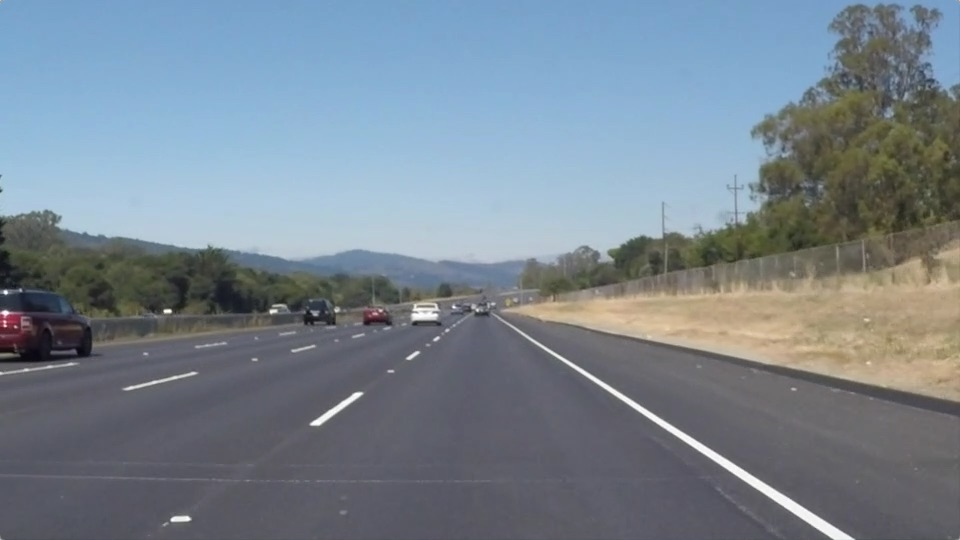
#> input picture test_images/solidWhiteRight.jpg, 960 x 540 px
$ jupyter execute --allow-errors P1.ipynb   (shell and % lines are left out)
#> lines starting #> are read from the running program, lines starting #| are printed output that depends on the picture; after the words box and inside, x2 and y2 are one past the last pixel; in counts of white or black regions, pixels touching at a corner belong together
# Self-Driving Car Engineer Nanodegree

## Project: **Finding Lane Lines on the Road**
***
In this project, you will use the tools you learned about in the lesson to identify lane lines on the road.  You can develop your pipeline on a series of individual images, and later apply the result to a video stream (really just a series of images). Check out the video clip "raw-lines-example.mp4" (also contained in this repository) to see what the output should look like after using the helper functions below.

Once you have a result that looks roughly like "raw-lines-example.mp4", you'll need to get creative and try to average and/or extrapolate the line segments you've detected to map out the full extent of the lane lines.  You can see an example of the result you're going for in the video "P1_example.mp4".  Ultimately, you would like to draw just one line for the left side of the lane, and one for the right.

In addition to implementing code, there is a brief writeup to complete. The writeup should be completed in a separate file, which can be either a markdown file or a pdf document. There is a [write up template](https://github.com/udacity/CarND-LaneLines-P1/blob/master/writeup_template.md) that can be used to guide the writing process. Completing both the code in the Ipython notebook and the writeup template will cover all of the [rubric points](https://review.udacity.com/#!/rubrics/322/view) for this project.

---
Let's have a look at our first image called 'test_images/solidWhiteRight.jpg'.  Run the 2 cells below (hit Shift-Enter or the "play" button above) to display the image.

**Note: If, at any point, you encounter frozen display windows or other confounding issues, you can always start again with a clean slate by going to the "Kernel" menu above and selecting "Restart & Clear Output".**

---

**The tools you have are color selection, region of interest selection, grayscaling, Gaussian smoothing, Canny Edge Detection and Hough Tranform line detection.  You  are also free to explore and try other techniques that were not presented in the lesson.  Your goal is piece together a pipeline to detect the line segments in the image, then average/extrapolate them and draw them onto the image for display (as below).  Once you have a working pipeline, try it out on the video stream below.**

---

<figure>

 <figcaption>
 <p></p>
 <p style="text-align: center;"> Your output should look something like this (above) after detecting line segments using the helper functions below </p>
 </figcaption>
</figure>
 <p></p>
<figure>

 <figcaption>
 <p></p>
 <p style="text-align: center;"> Your goal is to connect/average/extrapolate line segments to get output like this</p>
 </figcaption>
</figure>

**Run the cell below to import some packages.  If you get an `import error` for a package you've already installed, try changing your kernel (select the Kernel menu above --> Change Kernel).  Still have problems?  Try relaunching Jupyter Notebook from the terminal prompt.  Also, see [this forum post](https://carnd-forums.udacity.com/cq/viewquestion.action?spaceKey=CAR&id=29496372&questionTitle=finding-lanes---import-cv2-fails-even-though-python-in-the-terminal-window-has-no-problem-with-import-cv2) for more troubleshooting tips.**

## Import Packages

[cell 1]
#importing some useful packages
import matplotlib.pyplot as plt
import matplotlib.image as mpimg
import numpy as np
import cv2

## Read in an Image

[cell 2]
#reading in an image
image = mpimg.imread('test_images/solidWhiteRight.jpg')
#> image is the input picture: shape (540, 960, 3); mean R, G, B 120.3, 132.6, 143.7

#printing out some stats and plotting
print('This image is:', type(image), 'with dimensions:', image.shape)
#| This image is: <class 'numpy.ndarray'> with dimensions: (540, 960, 3)
plt.imshow(image)  # if you wanted to show a single color channel image called 'gray', for example, call as plt.imshow(gray, cmap='gray')

## Ideas for Lane Detection Pipeline

**Some OpenCV functions (beyond those introduced in the lesson) that might be useful for this project are:**

`cv2.inRange()` for color selection
`cv2.fillPoly()` for regions selection
`cv2.line()` to draw lines on an image given endpoints
`cv2.addWeighted()` to coadd / overlay two images
`cv2.cvtColor()` to grayscale or change color
`cv2.imwrite()` to output images to file
`cv2.bitwise_and()` to apply a mask to an image

**Check out the OpenCV documentation to learn about these and discover even more awesome functionality!**

## Helper Functions

Below are some helper functions to help get you started. They should look familiar from the lesson!

[cell 3]
import math

# [7 lines left out: function grayscale, not called in this run]
    # Or use BGR2GRAY if you read an image with cv2.imread()
    # return cv2.cvtColor(img, cv2.COLOR_BGR2GRAY)

def canny(img, low_threshold, high_threshold):
    """Applies the Canny transform"""
    return cv2.Canny(img, low_threshold, high_threshold)

def gaussian_blur(img, kernel_size):
    """Applies a Gaussian Noise kernel"""
    return cv2.GaussianBlur(img, (kernel_size, kernel_size), 0)

def region_of_interest(img, vertices):
    """
    Applies an image mask.

    Only keeps the region of the image defined by the polygon
    formed from `vertices`. The rest of the image is set to black.
    """
    #defining a blank mask to start with
    mask = np.zeros_like(img)

    #defining a 3 channel or 1 channel color to fill the mask with depending on the input image
    if len(img.shape) > 2:
        channel_count = img.shape[2]  # i.e. 3 or 4 depending on your image
        ignore_mask_color = (255,) * channel_count
    else:
        ignore_mask_color = 255

    #filling pixels inside the polygon defined by "vertices" with the fill color
    cv2.fillPoly(mask, vertices, ignore_mask_color)

    #returning the image only where mask pixels are nonzero
    masked_image = cv2.bitwise_and(img, mask)
    return masked_image

def outlier_removal(lines_all):

    avg_k=np.mean(lines_all[:,2])
    lines_all=lines_all[np.logical_and(0.85 > abs(lines_all[:,2]), abs(lines_all[:,2])> 0.5)]
    std_k=np.std(lines_all[:,2])


    line=lines_all[abs(lines_all[:,2]-avg_k)<2*std_k]
    #print('line',type(line), line.shape,line)


    return line

def scope_y_w_colors(image):
    """
    scope out only yellow and white pixels
    """
    # scope out white pixels
    lower_white = np.array([200, 200, 200])
    upper_white = np.array([255, 255, 255])
    white_mask = cv2.inRange(image, lower_white, upper_white)
    #white_image = cv2.bitwise_and(image, image, mask=white_mask)

    # scope out yellow pixels
    hsv = cv2.cvtColor(image, cv2.COLOR_BGR2HSV)
    lower_yellow = np.array([90,100,100])
    upper_yellow = np.array([110,255,255])
    yellow_mask = cv2.inRange(hsv, lower_yellow, upper_yellow)
    # [6 lines of commented-out code are left out]
    yellow_white = cv2.bitwise_or(white_mask, yellow_mask)


    # Combine the two above images
    #image2 = cv2.addWeighted(white_image, 1., yellow_image, 1., 0.)

    return yellow_white

def draw_lines(img, lines, line_mode, color=[255, 0, 0], thickness=2):
    """
    NOTE: this is the function you might want to use as a starting point once you want to
    average/extrapolate the line segments you detect to map out the full
    extent of the lane (going from the result shown in raw-lines-example.mp4
    to that shown in P1_example.mp4).

    Think about things like separating line segments by their
    slope ((y2-y1)/(x2-x1)) to decide which segments are part of the left
    line vs. the right line.  Then, you can average the position of each of
    the lines and extrapolate to the top and bottom of the lane.

    This function draws `lines` with `color` and `thickness`.
    Lines are drawn on the image inplace (mutates the image).
    If you want to make the lines semi-transparent, think about combining
    this function with the weighted_img() function below
    """

    if line_mode==1:
        lines2 = []

        try:
            for line in lines:
                for x1,y1,x2,y2 in line:
                    if abs(y1-y2) < 10:
                        continue
                    k = float(y2-y1)/(x2-x1)
                    line_len=np.sqrt(np.sum([np.square(y2-y1),np.square(x2-x1)]))
                    if y1 > y2:
                        extend = int(x2 + (height-y2)/k)
                        lines2.append([line_len, y2, k, extend])
                    elif y1 < y2:
                        extend = int(x1 + (height-y1)/k)
                        lines2.append([line_len, y1, k, extend])

            lines2=np.array(lines2)
            lines3 = []

            for side in [lines2[lines2[:,2]<0], lines2[lines2[:,2]>0]]:
                side=outlier_removal(side)
                h2 = side[:, 1].min()
                side[:,0] /= side[:,0].max()
                k1 = np.average(side[:,2], weights=side[:,0])
                x1 = np.average(side[:,3], weights=side[:,0])
                lines3.append([int(x1), height, int(x1-(height-h2)/k1), int(h2)])
        except:
            pass

        lines4= np.array(lines3)

        for line in lines4:
            for x1,y1,x2,y2 in [line]:
                cv2.line(img, (x1, y1), (x2, y2), color, thickness)
    else:
        for line in lines:
            for x1,y1,x2,y2 in [line]:
                cv2.line(img, (x1, y1), (x2, y2), color, thickness)

def hough_lines(img, rho, theta, threshold, min_line_len, max_line_gap):
    """
    `img` should be the output of a Canny transform.

    Returns an image with hough lines drawn.
    """
    lines = cv2.HoughLinesP(img, rho, theta, threshold, np.array([]), minLineLength=min_line_len, maxLineGap=max_line_gap)
    line_img = np.zeros((img.shape[0], img.shape[1], 3), dtype=np.uint8)
    draw_lines(line_img, lines, line_mode=1)
    return line_img

# Python 3 has support for cool math symbols.

def weighted_img(img, initial_img, α=0.8, β=1., λ=0.):
    """
    `img` is the output of the hough_lines(), An image with lines drawn on it.
    Should be a blank image (all black) with lines drawn on it.

    `initial_img` should be the image before any processing.

    The result image is computed as follows:

    initial_img * α + img * β + λ
    NOTE: initial_img and img must be the same shape!
    """
    return cv2.addWeighted(initial_img, α, img, β, λ)

## Test Images

Build your pipeline to work on the images in the directory "test_images"
**You should make sure your pipeline works well on these images before you try the videos.**

[cell 4]
import os
os.listdir("test_images/")

## Build a Lane Finding Pipeline

Build the pipeline and run your solution on all test_images. Make copies into the `test_images_output` directory, and you can use the images in your writeup report.

Try tuning the various parameters, especially the low and high Canny thresholds as well as the Hough lines parameters.

[cell 5]
# TODO: Build your pipeline that will draw lane lines on the test_images
# then save them to the test_images directory.
import os
images=os.listdir('test_images/')
image_name=images[2]
image=mpimg.imread('test_images/'+image_name)
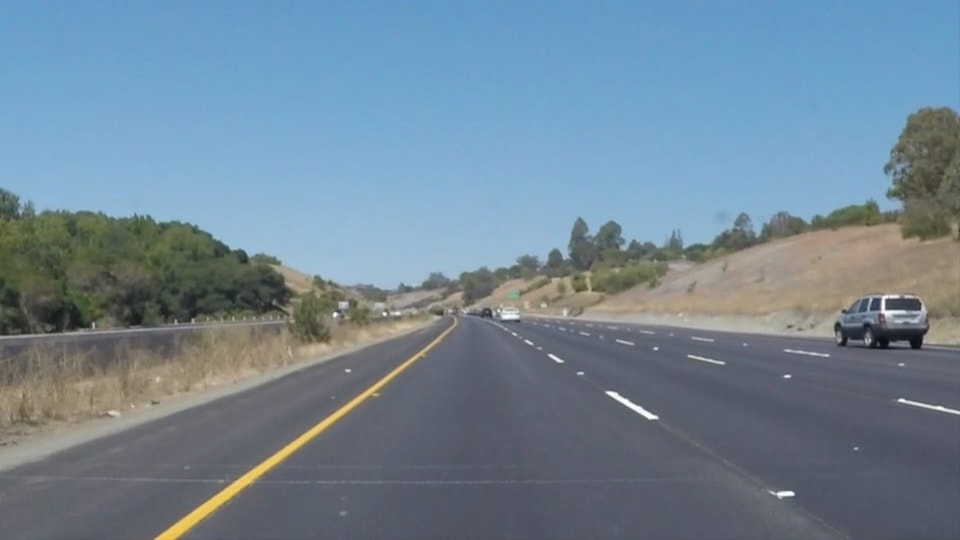
#> input picture test_images/solidYellowCurve.jpg, 960 x 540 px
#> image is the input picture: shape (540, 960, 3); mean R, G, B 113, 133.4, 149
print(image_name)
print('the image is',type(image),'with dimensions',image.shape)
#| the image is <class 'numpy.ndarray'> with dimensions (540, 960, 3)
print('max:',image.max(),'min:',image.min())
#| max: 255 min: 7

image_f = scope_y_w_colors(image)
#> in scope_y_w_colors, `white_mask = cv2.inRange(image, lower_white, upper_white)`:
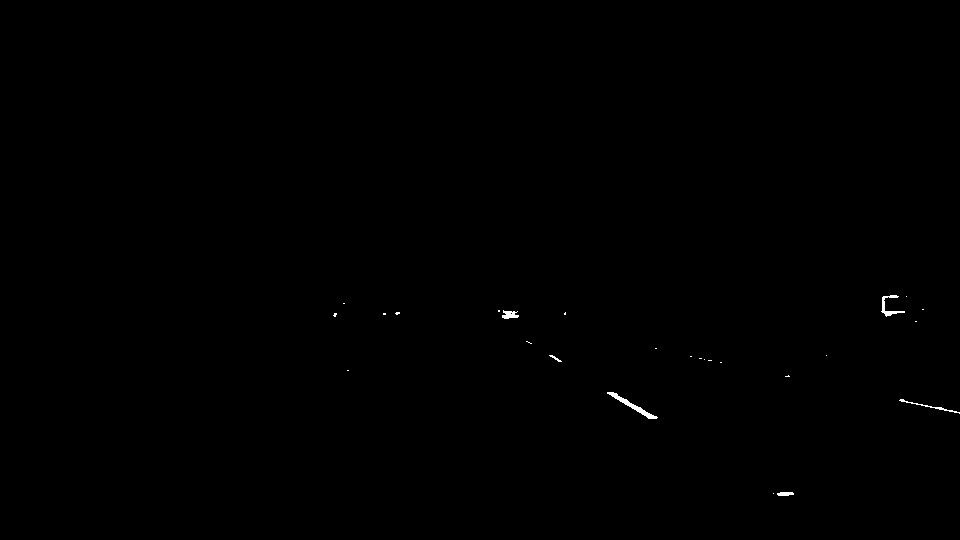
#> white_mask: shape (540, 960); 0.15% white; 26 white regions (20 under 20 px), largest, box (x1, y1, x2, y2) and area: (607, 392, 658, 419) 245, (881, 295, 905, 317) 150, (899, 399, 960, 414) 105, (502, 310, 519, 319) 100, (777, 492, 794, 496) 58, (549, 355, 562, 362) 29
#> in scope_y_w_colors, `yellow_mask = cv2.inRange(hsv, lower_yellow, upper_yellow)`:
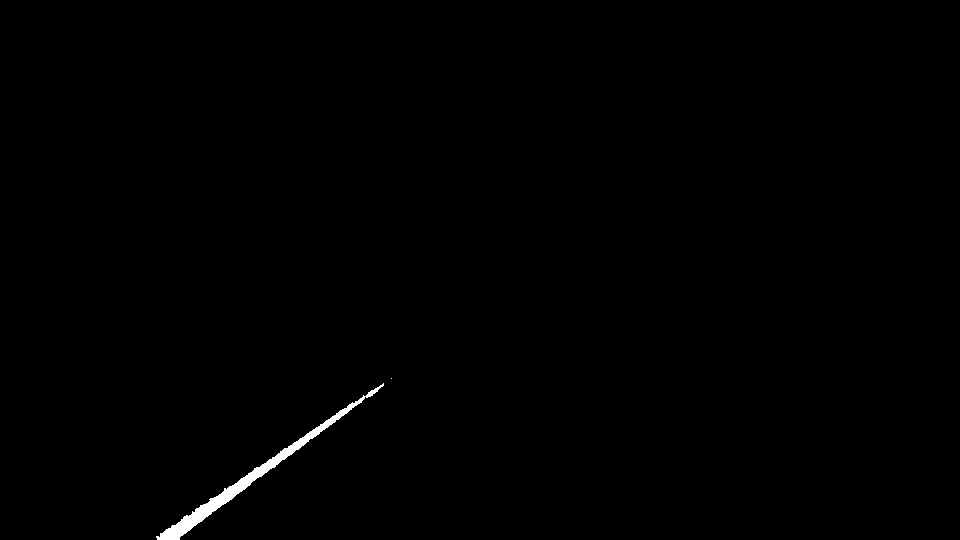
#> yellow_mask: shape (540, 960); 0.46% white; 2 white regions (1 under 20 px), largest, box (x1, y1, x2, y2) and area: (156, 383, 384, 540) 2366
#> in scope_y_w_colors, `yellow_white = cv2.bitwise_or(white_mask, yellow_mask)`:
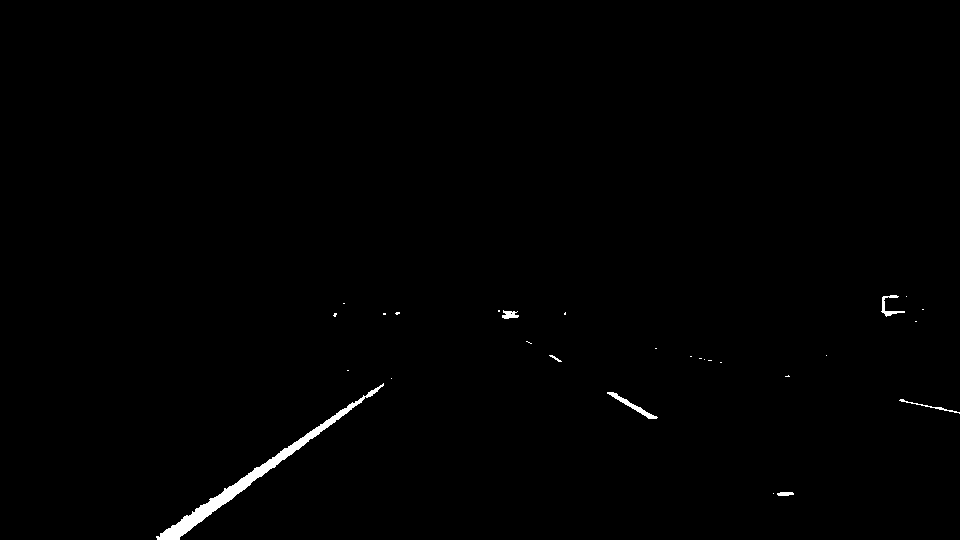
#> yellow_white: shape (540, 960); 0.6% white; 28 white regions (21 under 20 px), largest, box (x1, y1, x2, y2) and area: (156, 383, 384, 540) 2366, (607, 392, 658, 419) 245, (881, 295, 905, 317) 150
#convert RGB to gray
#gray=grayscale(image_f)
gray=image_f


print('the image is',type(gray),'with dimensions',gray.shape)
#| the image is <class 'numpy.ndarray'> with dimensions (540, 960)
print('max:',gray.max(),'min:',gray.min())
#| max: 255 min: 0
plt.figure(num=0,figsize=[16,9])
plt.subplot(*(2,3,1))
plt.imshow(image)
plt.subplot(*(2,3,2))
plt.imshow(gray,cmap='gray')

#Gussian blur the gray image
kernel_size=3
gray_gaussian=gaussian_blur(gray,kernel_size)
plt.subplot(*(2,3,3))
plt.imshow(gray_gaussian,cmap='gray')

#Edge detection
edges=canny(gray_gaussian,100,150)
#> in canny, `return cv2.Canny(img, low_threshold, high_threshold)`:
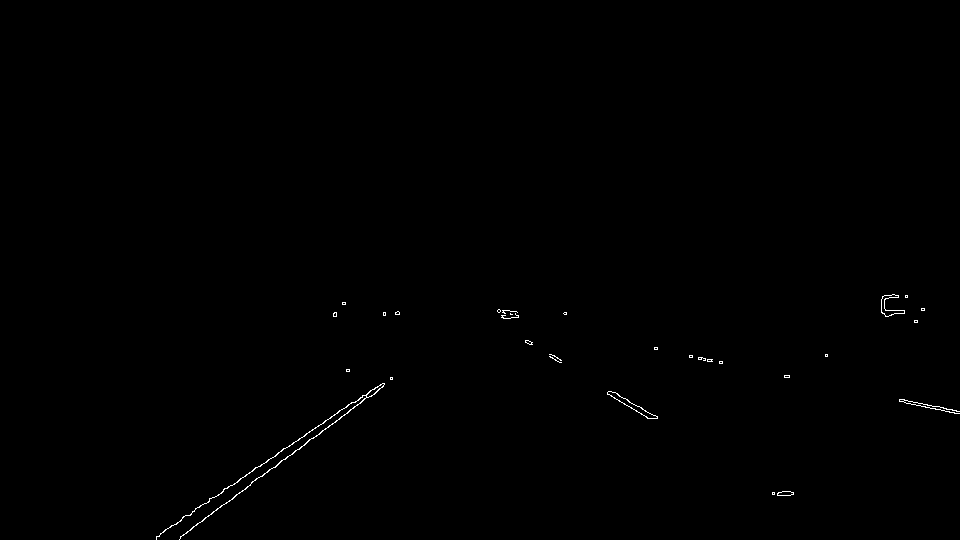
#> returned value: shape (540, 960); 0.26% white in thin lines or dots, all inside (x1, y1, x2, y2) = (156, 294, 960, 540)
plt.subplot(*(2,3,4))
plt.imshow(edges,cmap='gray')

#scope out regions of interest
global height, width
height=image.shape[0]
width=image.shape[1]
region_interest=np.array([[20/960*width,height],[width*440/960,height*320/540],[width*520/960,height*320/540],[940/960*width,height]],np.int32)

regions=region_of_interest(edges,[region_interest])
#> in region_of_interest, `cv2.fillPoly(mask, vertices, ignore_mask_color)`:
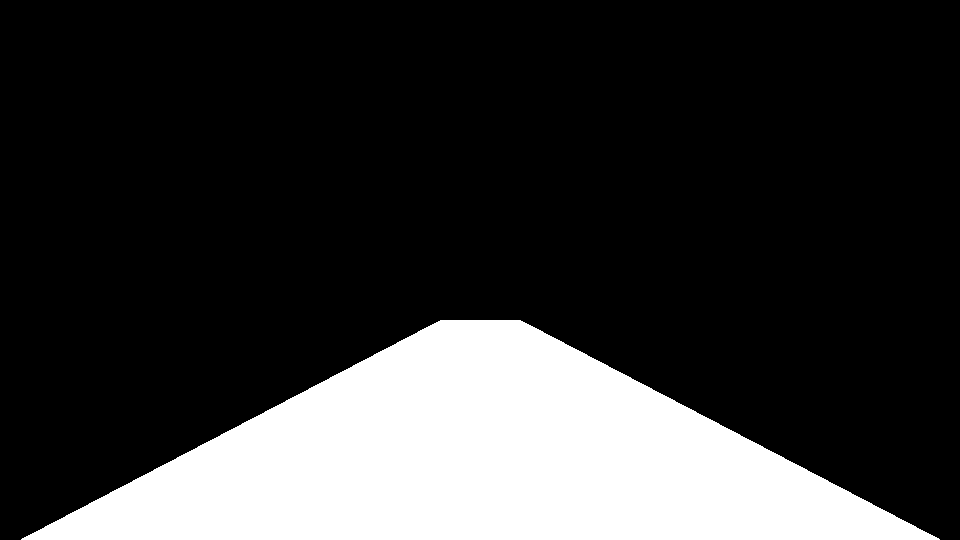
#> mask: shape (540, 960); 21.3% white; 1 white region, box (x1, y1, x2, y2) and area: (21, 320, 940, 540) 110200
#> in region_of_interest, `masked_image = cv2.bitwise_and(img, mask)`:
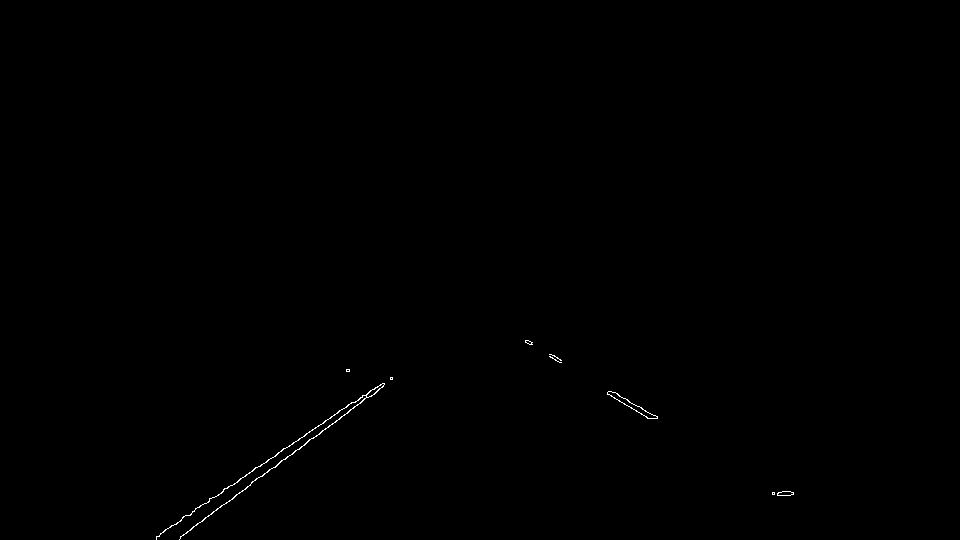
#> masked_image: shape (540, 960); 0.17% white in thin lines or dots, all inside (x1, y1, x2, y2) = (156, 340, 794, 540)
plt.plot(region_interest[:,0],region_interest[:,1],'b--',lw=2)
plt.subplot(*(2,3,5))
plt.imshow(regions,cmap='gray')

#line detection
lines=hough_lines(regions,1,np.pi/180,15,10,20)
#> in hough_lines, `lines = cv2.HoughLinesP(img, rho, theta, threshold, np.array([]), minL..`: lines = 17 rows, first 6: [180, 537, 392, 378], [165, 529, 390, 377], [156, 536, 323, 423], [607, 392, 648, 418], [527, 340, 561, 360], [611, 391, 657, 417]
#> the loop in draw_lines, `for line in lines:` made 17 passes
#> after the loop in draw_lines, `for line in lines:`: lines2 = 16 items, first 6: [265, 378, -0.75, 176], [271.5, 377, -0.676, 148], [201.6, 423, -0.677, 150], [48.55, 392, 0.634, 840], [39.45, 340, 0.588, 867], [52.84, 391, 0.565, 874]
#> in draw_lines, `lines2=np.array(lines2)`: lines2 = 16 rows, first 6: [265, 378, -0.75, 176], [271.5, 377, -0.676, 148], [201.6, 423, -0.677, 150], [48.55, 392, 0.634, 840], [39.45, 340, 0.588, 867], [52.84, 391, 0.565, 874]
#> the loop in draw_lines, `for side in [lines2[lines2[:,2]<0], lines2[lines2[:,2]>0]]:` made 2 passes
#> (avg_k in outlier_removal, std_k in outlier_removal, h2, k1, x1) on passes 1 to 2: (-0.733, 0.0368, 377, -0.716, 163), (0.586, 0.023, 340, 0.576, 870.8)
#> after the loop in draw_lines, `for side in [lines2[lines2[:,2]<0], lines2[lines2[:,2]>0]]:`: lines3 = [[162, 540, 390, 377], [870, 540, 523, 340]]
#> the loop in draw_lines, `for line in lines4:` made 2 passes
result = weighted_img(image, lines, 0.9, 0.7)
#> in weighted_img, `return cv2.addWeighted(initial_img, α, img, β, λ)`:
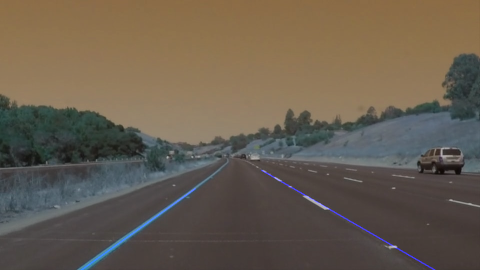
#> returned value: shape (540, 960, 3) (shown at 1/2 size); mean of channels 0, 1, 2 79.6, 93.4, 104.3; drawn as B, G, R

plt.subplot(*[2,3,6])
plt.imshow(result)

plt.figure(num=1,figsize=[32,18])
plt.imshow(result)
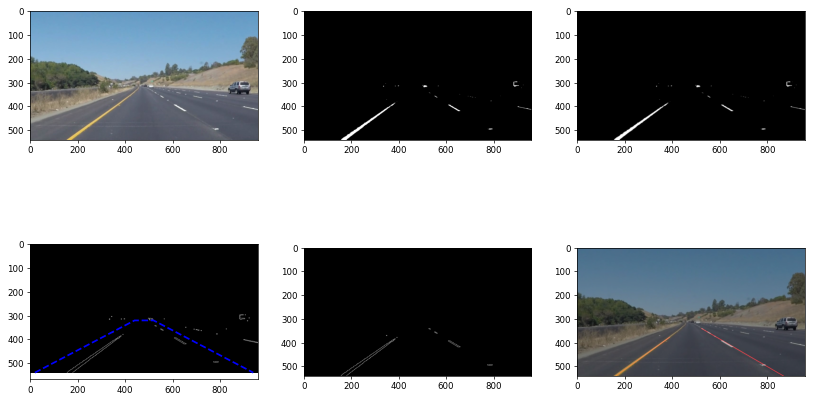
#> figure drawn by matplotlib, 6 panels
